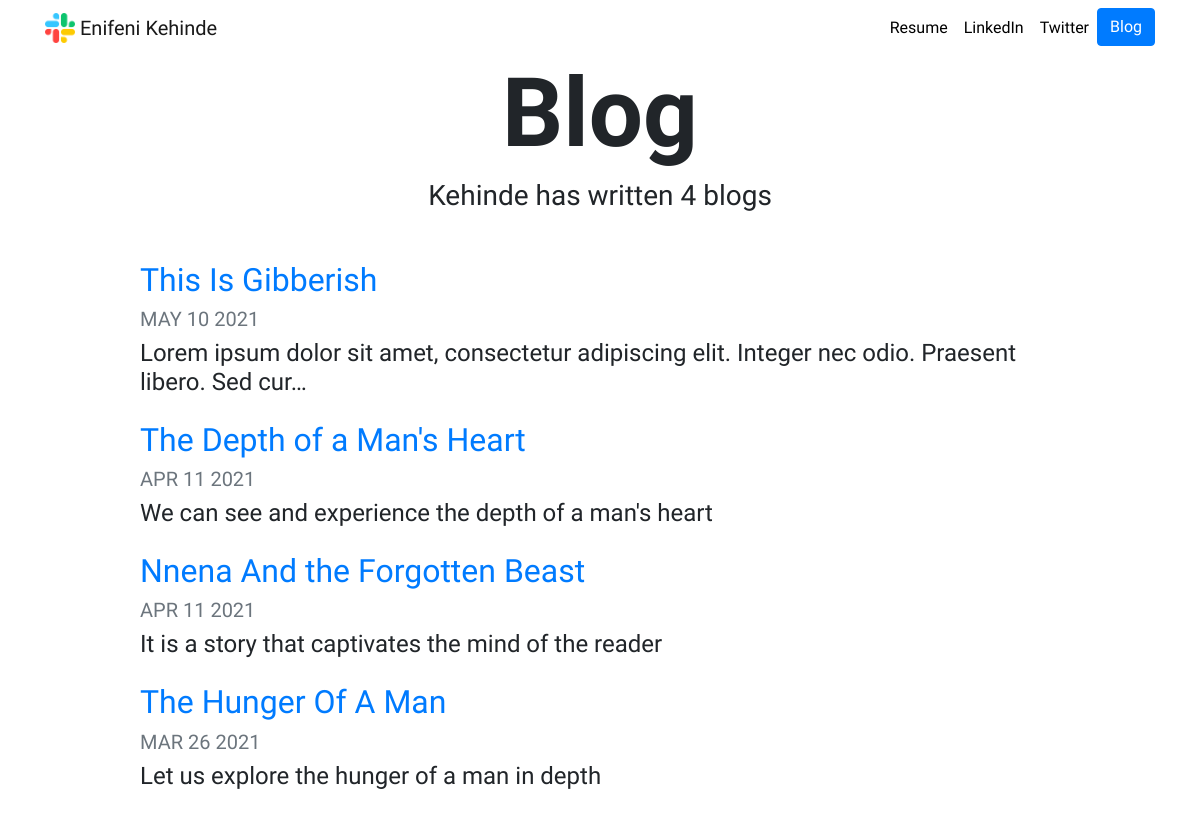
Screenshot of /blog/ with the database file from the repository.
### blog/models.py (models this page shows, shortened)
class Blogpost(models.Model):
    title = models.CharField(max_length=100)
    date = models.DateField()
    description = models.CharField(max_length=10000)
    blog_text = models.TextField(max_length=10000)

### blog/views.py (the view)
# urls.py: path('', views.all_blogs, name='all_blogs'),
def all_blogs(request):
    blogs = Blogpost.objects.order_by('-date')
    return render(request, 'blog/all_blogs.html', {'blogs':blogs})

### blog/templates/blog/all_blogs.html
{% extends "portfolio/base.html" %}
{% load static %}
{% block content %}
<h1 id="blogtitle" class="font-weight-bold text-center">Blog</h1>
<h3 class="text-center mb-5">Kehinde has written {{ blogs.count }} blog{{ blogs.count|pluralize }}</h3>
{% for blog in blogs %}
<div class="row justify-content-center my-3">
    <div class="col-md-10">
        <a href="{% url 'blog:detail' blog.id %}">
            <h2>{{ blog.title }}</h2>
        </a>
        <h5 class="text-muted">{{ blog.date|date:'M d Y'|upper }}</h5>
        <h4>{{ blog.description|striptags|truncatechars:100 }}</h4>
    </div>
</div>
{% endfor %}
{% endblock %}

### portfolio/static/portfolio/custom.css (style rules this page uses)
body { font-family: 'Itim', sans-serif; }
#blogtitle { font-size: 6rem; }

### rows the page displays
Blogpost: title "This Is Gibberish", date "MAY 10 2021", description "Lorem ipsum dolor sit amet, consectetur adipiscing elit. Integer nec odio. Praesent libero. Sed cur…"
Blogpost: title "The Depth of a Man's Heart", date "APR 11 2021", description "We can see and experience the depth of a man's heart"
Blogpost: title "Nnena And the Forgotten Beast", date "APR 11 2021", description "It is a story that captivates the mind of the reader"
Blogpost: title "The Hunger Of A Man", date "MAR 26 2021", description "Let us explore the hunger of a man in depth"

### other values shown
{{ blogs.count }} "4"
